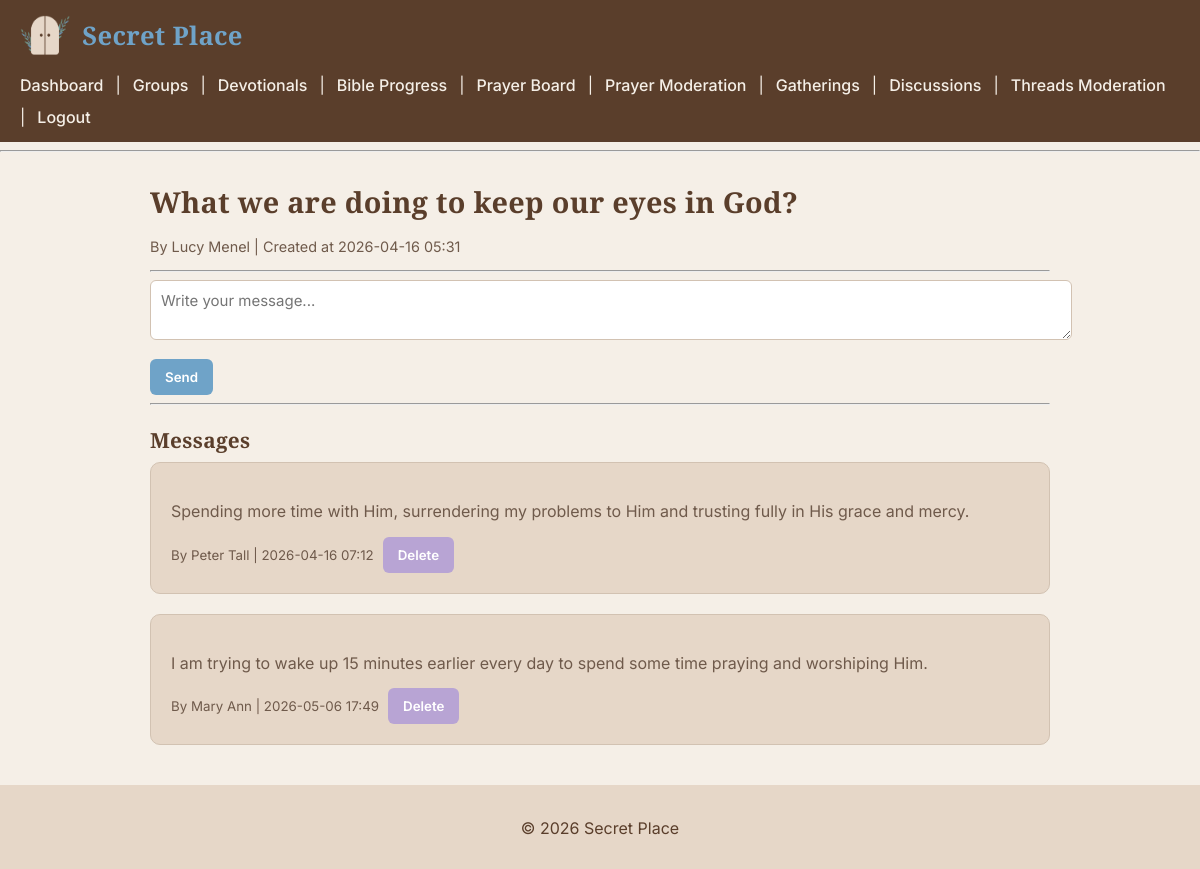
The app's page /discussions/9 (signed in), older data.
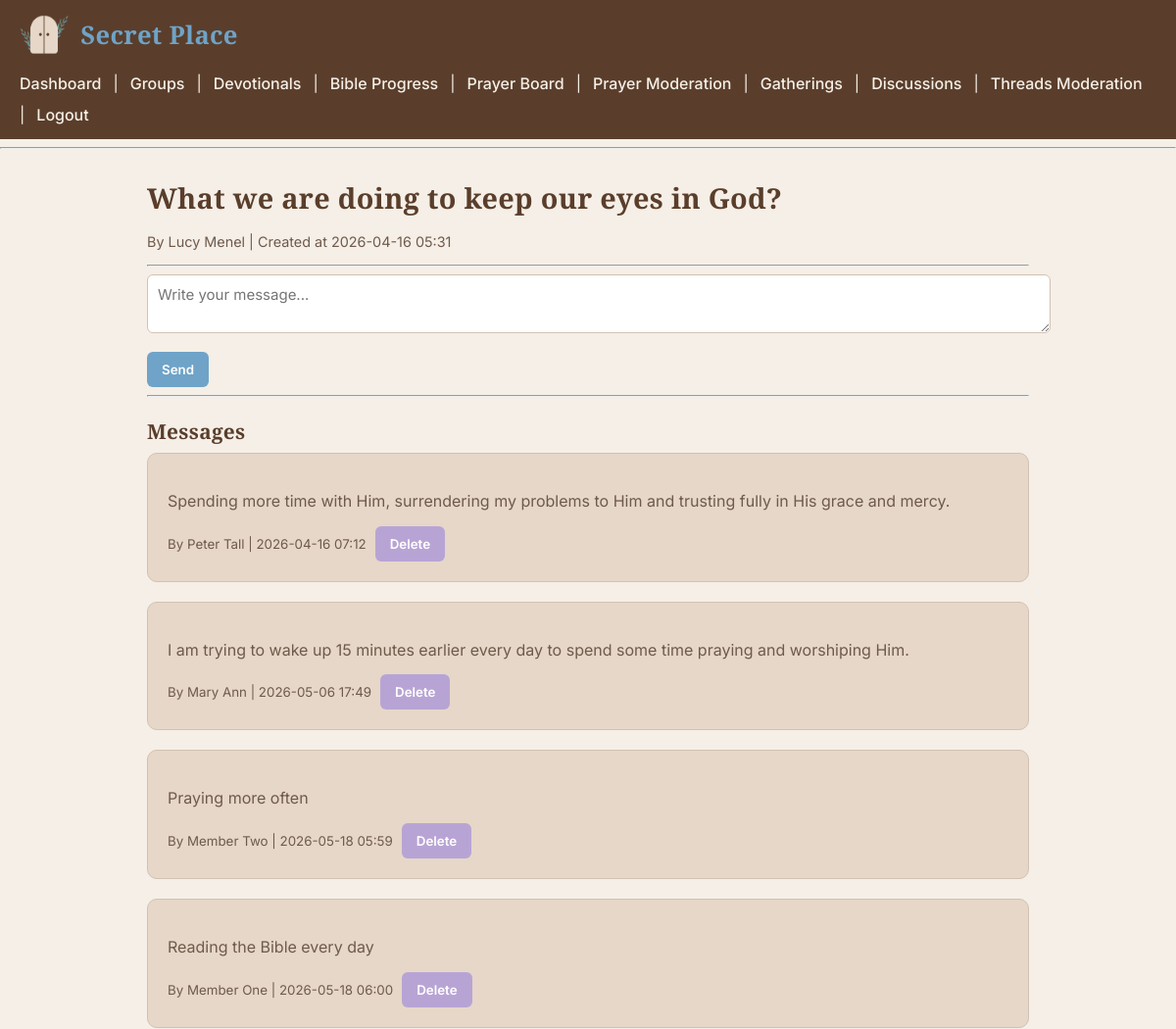
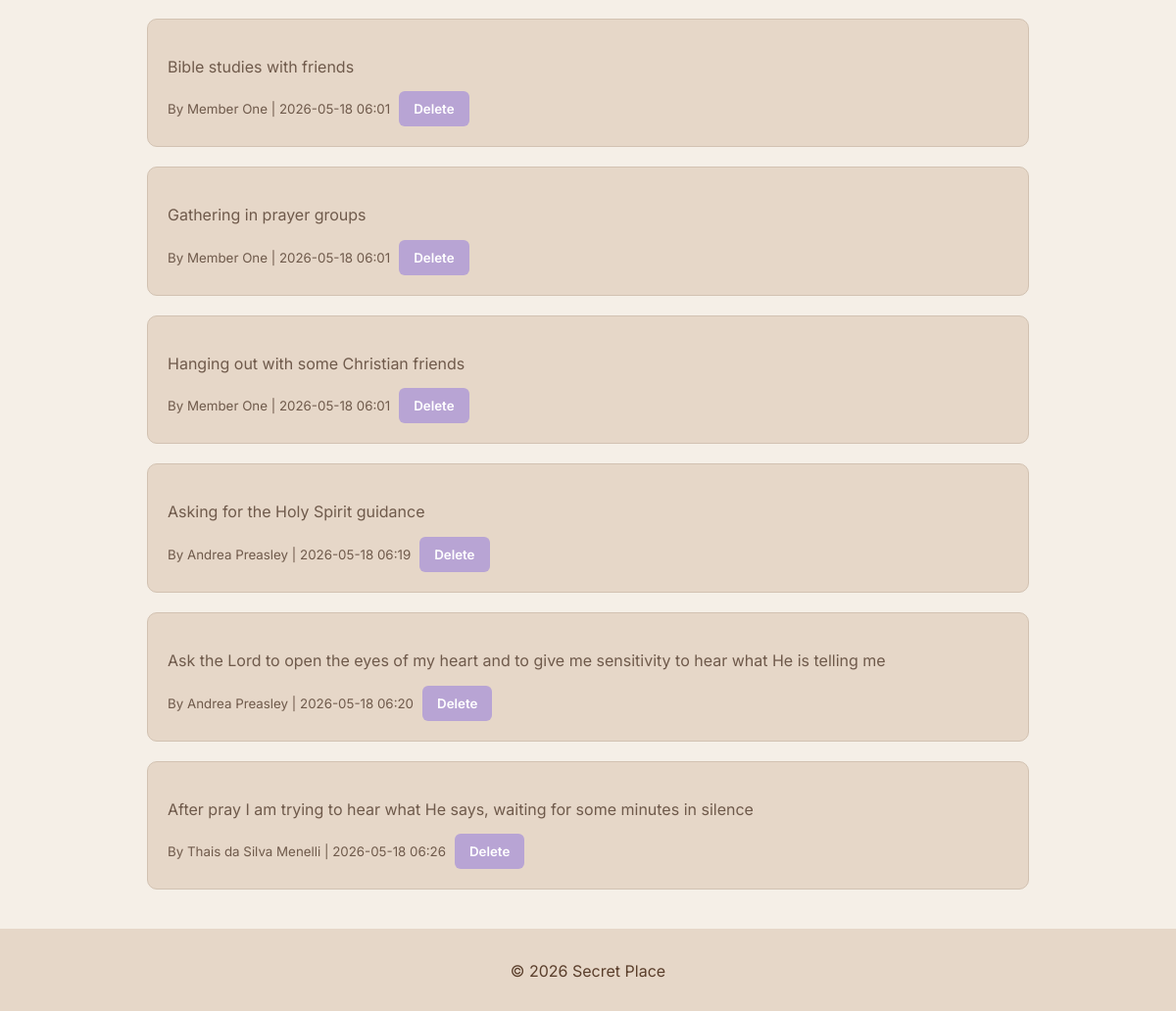
The same page, newer data (2 pictures, top to bottom).
### tables this page shows
CREATE TABLE discussion_messages (
    message_id INTEGER PRIMARY KEY AUTOINCREMENT,
    thread_id INTEGER NOT NULL,
    user_id INTEGER NOT NULL,
    message_text TEXT NOT NULL,
    is_approved INTEGER DEFAULT 1, created_at DATETIME DEFAULT CURRENT_TIMESTAMP, moderated_by INTEGER,
    FOREIGN KEY(thread_id) REFERENCES discussion_threads(thread_id),
    FOREIGN KEY(user_id) REFERENCES users(id)
);

CREATE TABLE users (
    id INTEGER PRIMARY KEY AUTOINCREMENT,
    name TEXT NOT NULL,
    email TEXT UNIQUE NOT NULL,
    password TEXT NOT NULL,
    role TEXT DEFAULT 'member'
, is_active INTEGER DEFAULT 1);

### routes/discussions.py (the view)
@discussions_bp.route('/<int:thread_id>', methods=['GET', 'POST'])
def thread_detail(thread_id):
    user_id = session.get('user_id')
    if not user_id:
        return redirect(url_for('auth.login'))
    thread_row = get_thread_by_id(thread_id)
    if not thread_row:
        flash("Thread not found.", "danger")
        return redirect(url_for('discussions.list_threads'))
    author = get_user_by_id(thread_row[2])
    thread = {
        "id": thread_row[0],
        "title": thread_row[1],
        "author_name": author[1] if author else "Unknown",
        "created_at": thread_row[4]
    }
    if request.method == 'POST':
        message_text = request.form.get('message_text')
        if message_text and message_text.strip():
            add_message(thread_id, user_id, message_text)
            flash("Message sent!", "success")
        return redirect(url_for('discussions.thread_detail', thread_id=thread_id))
    messages_raw = get_messages(thread_id)
    messages = []
    for m in messages_raw:
        author = get_user_by_id(m[2])
        messages.append({
            "id": m[0],
            "text": m[3],
            "author_name": author[1] if author else "Unknown",
            "created_at": m[5]
        })
    return render_template(
        'thread_detail.html',
        thread=thread,
        messages=messages
    )

### sqlite_db.py (called while the page is built)
def connect_db():
    return sqlite3.connect(Config.DATABASE)

def get_user_by_id(user_id):
    conn = connect_db()
    cursor = conn.cursor()
    cursor.execute(
        """
        SELECT *
        FROM users
        WHERE id = ?
        """,
        (user_id,)
    )
    user = cursor.fetchone()
    conn.close()
    return user

def get_thread_by_id(thread_id):
    conn = connect_db()
    cursor = conn.cursor()
    cursor.execute(
        """
        SELECT thread_id, title, created_by, group_id, created_at
        FROM discussion_threads
        WHERE thread_id = ?
        """,
        (thread_id,)
    )
    thread = cursor.fetchone()
    conn.close()
    return thread

def get_messages(thread_id):
    conn = connect_db()
    cursor = conn.cursor()
    cursor.execute(
        """
        SELECT *
        FROM discussion_messages
        WHERE thread_id = ? AND is_approved = 1
        ORDER BY created_at ASC
        """,
        (thread_id,)
    )
    messages = cursor.fetchall()
    conn.close()
    return messages

### templates/thread_detail.html (shortened to what this page needs)
{% extends "layout.html" %}
{% block content %}
<h2 class="thread-title">{{ thread.title }}</h2>
<p class="thread-meta">By {{ thread.author_name }} | Created at {{ thread.created_at.replace('T', ' ')[:16] }}</p>
<hr>
<form method="POST">
    <textarea name="message_text" placeholder="Write your message..." required></textarea>
    <button type="submit">Send</button>
</form>
<hr>
<h3>Messages</h3>
{% for m in messages %}
<div class="card">
    <p>{{ m.text }}</p>
    <small>By {{ m.author_name }} | {{ m.created_at.replace('T', ' ')[:16] }}</small>
    {% if session.get('user_role') in ['admin', 'leader'] %}
    <button type="button"
            class="btn btn-danger btn-sm"
            data-confirm="Delete this message?"
            data-form="delete-message-{{ m.id }}">
        Delete
    </button>
    {% endif %}
</div>
{% endfor %}
{% endblock %}

Row changes from the older to the newer data that the page shows:
added discussion_messages: text "Praying more often", created_at "2026-05-18 05:59"
now on this page (row unchanged): users: author_name "Member Two"
added discussion_messages: text "Reading the Bible every day", created_at "2026-05-18 06:00"
now on this page (row unchanged): users: author_name "Member One" "Member One" "Member One" "Member One"
added discussion_messages: text "Bible studies with friends", created_at "2026-05-18 06:01"
added discussion_messages: text "Gathering in prayer groups", created_at "2026-05-18 06:01"
added discussion_messages: text "Hanging out with some Christian friends", created_at "2026-05-18 06:01"
added discussion_messages: text "Asking for the Holy Spirit guidance", created_at "2026-05-18 06:19"
added users: author_name "Andrea Preasley" "Andrea Preasley"
added discussion_messages: text "Ask the Lord to open the eyes of my heart and to give me sensitivity to hear what He is telling me", created_at "2026-05-18 06:20"
added discussion_messages: text "After pray I am trying to hear what He says, waiting for some minutes in silence", created_at "2026-05-18 06:26"
now on this page (row unchanged): users: author_name "Thais da Silva Menelli"
Text that changed along with them:
new list line: "By | Delete"
